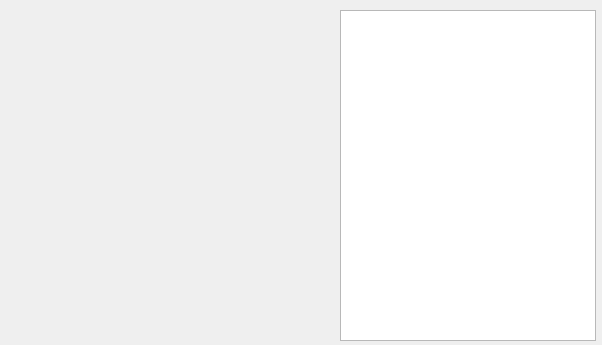
<?xml version="1.0" encoding="UTF-8"?>
<ui version="4.0">
 <class>Dialog</class>
 <widget class="QDialog" name="Dialog">
  <property name="geometry">
   <rect>
    <x>0</x>
    <y>0</y>
    <width>602</width>
    <height>345</height>
   </rect>
  </property>
  <property name="font">
   <font>
    <family>Verdana</family>
    <pointsize>11</pointsize>
   </font>
  </property>
  <property name="windowTitle">
   <string>Points</string>
  </property>
  <widget class="QCustomPlot" name="plotWidget" native="true">
   <property name="geometry">
    <rect>
     <x>9</x>
     <y>9</y>
     <width>321</width>
     <height>331</height>
    </rect>
   </property>
  </widget>
  <widget class="QTableView" name="tableView">
   <property name="geometry">
    <rect>
     <x>340</x>
     <y>10</y>
     <width>256</width>
     <height>331</height>
    </rect>
   </property>
  </widget>
 </widget>
 <layoutdefault spacing="6" margin="11"/>
 <customwidgets>
  <customwidget>
   <class>QCustomPlot</class>
   <extends>QWidget</extends>
   <header>QCustomPlot.h</header>
   <container>1</container>
  </customwidget>
 </customwidgets>
 <resources/>
 <connections/>
</ui>
